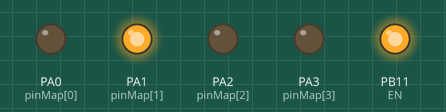
Simulated run of this sketch. Board: STM32 Blue Pill. Shown: output pins drawn as LEDs (lit = HIGH). Pins used as bus, display or sensor lines are not drawn.

Above: at 0.1 s.
At 1.1 s:
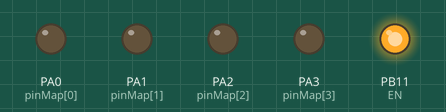
At 1.9 s:
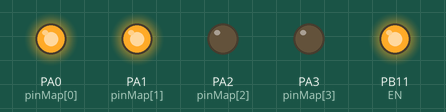
At 3.7 s:
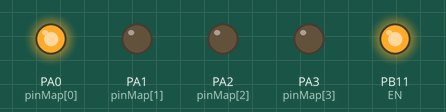
Timing chart, 0 to 5.2 s (numbered marks = the images above):
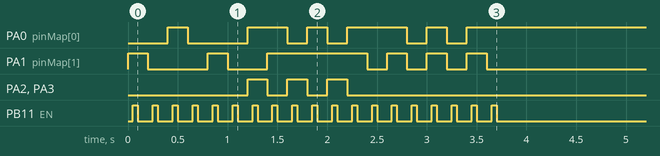

The sketch:

sim.ino
```cpp
int EN = PB11;
int RS = PB10;
const int pinMap[] = {PA0, PA1, PA2, PA3, PB11, PB10};

void setup() {

  for (int i = 0; i < 6; i++) {
    pinMode(pinMap[i], OUTPUT); // Set pins 0 to 3 as output
  }
  digitalWrite(RS, LOW);
  digitalWrite(EN, LOW);
  init_lcd();
  char c2 = '>';
  writeCharBits(c2);
  writeCharBits(c2);

  String val = String(1001, DEC);
  print_lcd(val);


}

void writeCharBits(char c) {
  digitalWrite(RS, HIGH);
  digitalWrite(EN, LOW);
  byte firstFourBits = (c >> 4) & 0x0F; // Get the first 4 bits of the ASCII character
  byte lastFourBits = c & 0x0F; // Get the last 4 bits of the ASCII character

  for (int i = 0; i < 4; i++) {
    digitalWrite(pinMap[i], (firstFourBits >> i) & 0x01); // Write the first 4 bits to pins 0 to 3
  }
  delay(50); // Wait for 0.1 second
  digitalWrite(EN, HIGH); delay(50); digitalWrite(EN, LOW);
  delay(100);
  for (int i = 0; i < 4; i++) {
    digitalWrite(pinMap[i], (lastFourBits >> i) & 0x01); // Write the last 4 bits to pins 0 to 3
  }
  delay(50);
  digitalWrite(EN, HIGH); delay(50); digitalWrite(EN, LOW);
  delay(100);
  digitalWrite(RS, LOW);
}

void writeHexBits(byte hexValue, bool high) {
  byte lastFourBits = (hexValue >> 4) & 0x0F; // Get the first 4 bits of the hex value
  byte firstFourBits = hexValue & 0x0F; // Get the last 4 bits of the hex value
  digitalWrite(RS, LOW);
  digitalWrite(EN, LOW);

  for (int i = 0; i < 4; i++) {
    digitalWrite(pinMap[i], (firstFourBits >> i) & 0x01); // Write the first 4 bits to pins 0 to 3
  }
  delay(50);
  digitalWrite(EN, HIGH); delay(50); digitalWrite(EN, LOW);
  delay(100);
  if (high) {
    for (int i = 0; i < 4; i++) {
      digitalWrite(pinMap[i], (lastFourBits >> i) & 0x01); // Write the last 4 bits to pins 0 to
    }
    delay(50);
    digitalWrite(EN, HIGH); delay(50); digitalWrite(EN, LOW);
    delay(100); // Wait for 1 second
  }
}

void init_lcd()
{
  digitalWrite(RS, LOW);
  digitalWrite(EN, LOW);
  writeHexBits(0x02, false);    // initialize the display into 4-bit mode

  writeHexBits(0x10, true);    // clear the display

  writeHexBits(0x20, true);    // clear the display

  writeHexBits(0xD0, true);    // clear the display

}

void print_lcd(String val) {
    int len = val.length();
    for (int j = 0; j < len ; j++) {
      writeCharBits(val[j]);
    }
  }
void loop() {

}
```
